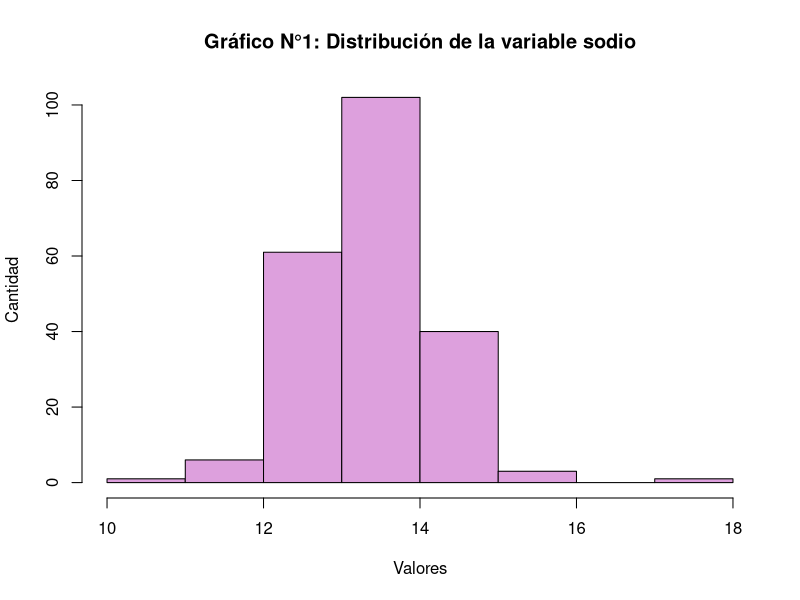
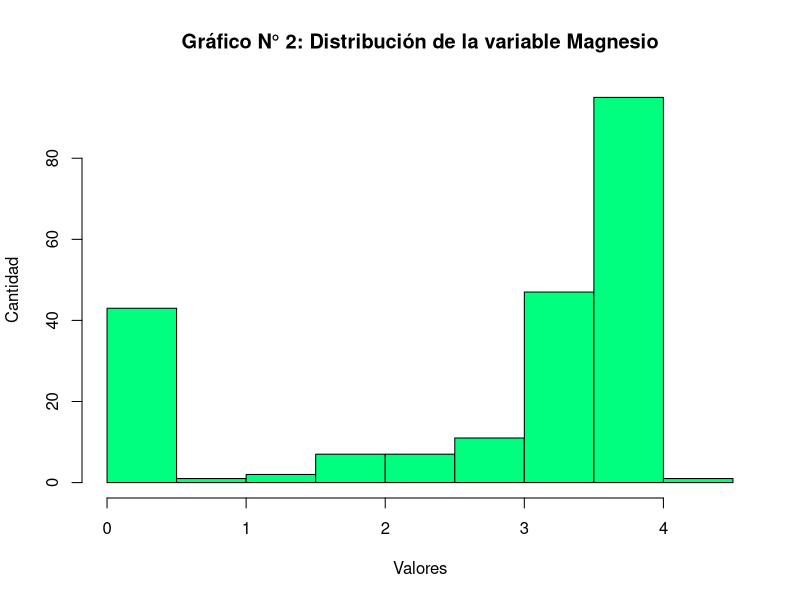
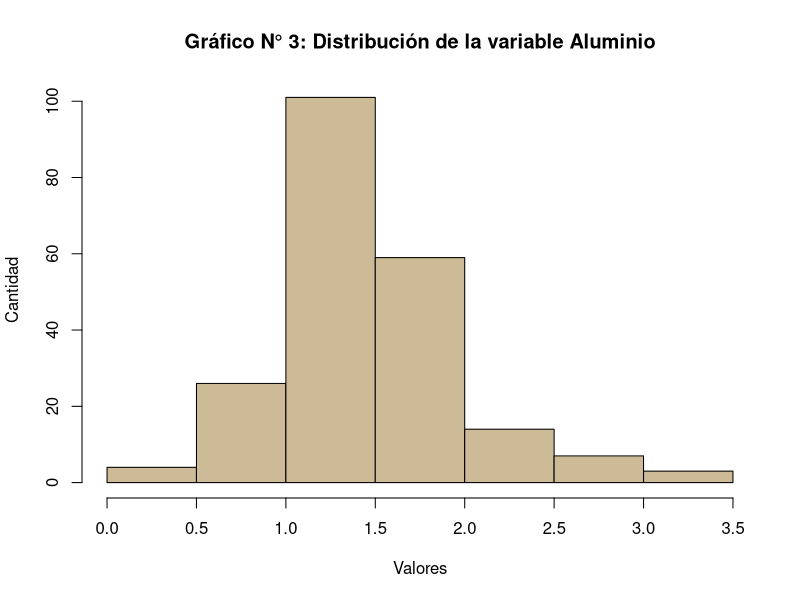
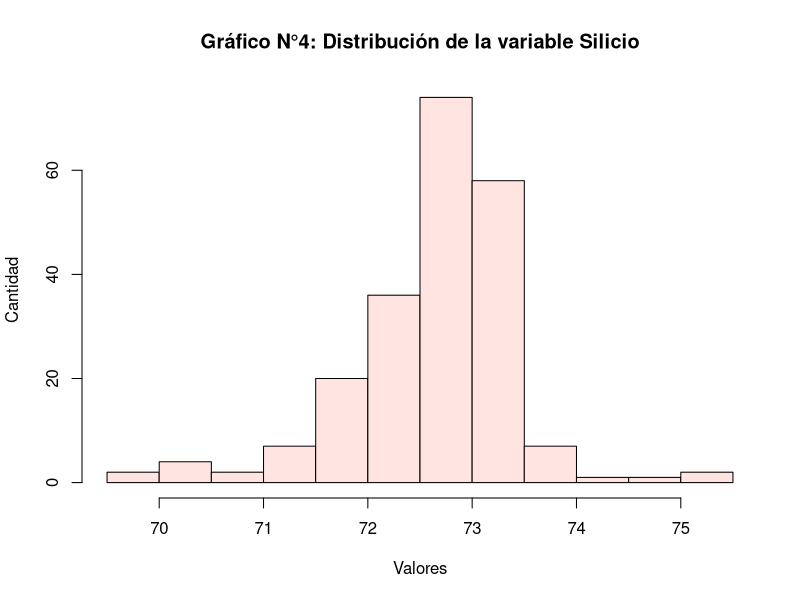
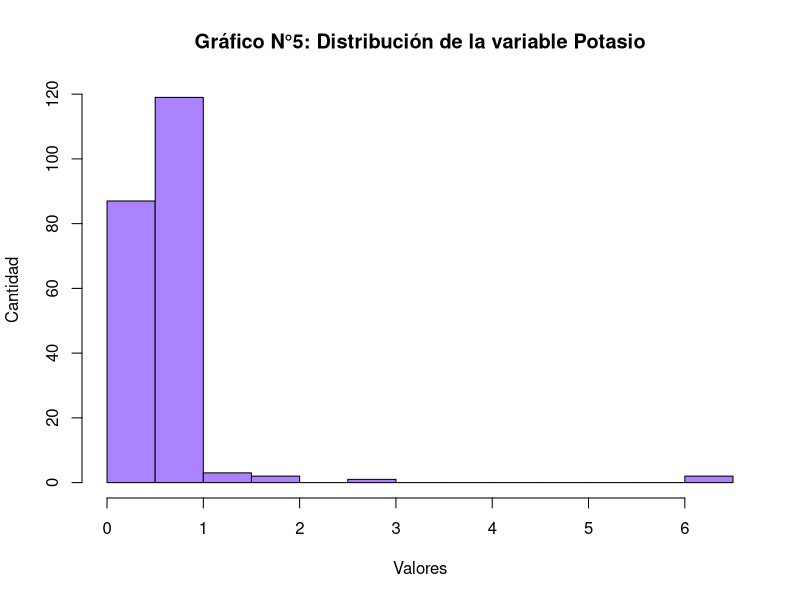
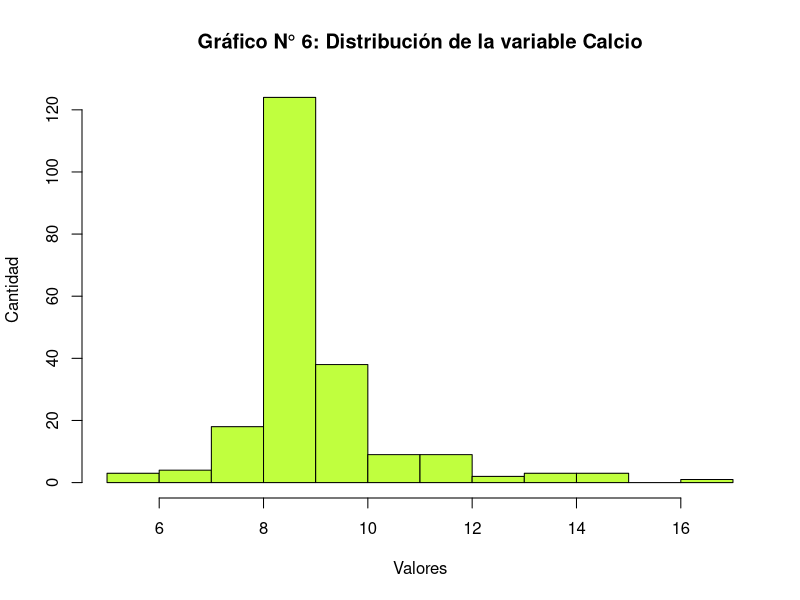

Here is the R script that generated these plots, in order:
# Análisis univariado a las variables de componentes químicos: Na, Mg, Al, Si, K, Ca, Ba, Fe 
# Paquetes utilizados
# install.packages("mlbench", "ggpubr")
library(mlbench)

# Cargamos la base de datos Glass en memoria.
data(Glass)

# Mostramos primeros 6 registros de la base de datos
head(Glass)

# RI    Na   Mg   Al    Si    K   Ca Ba   Fe Type
# 1 1.52101 13.64 4.49 1.10 71.78 0.06 8.75  0 0.00    1
# 2 1.51761 13.89 3.60 1.36 72.73 0.48 7.83  0 0.00    1
# 3 1.51618 13.53 3.55 1.54 72.99 0.39 7.78  0 0.00    1
# 4 1.51766 13.21 3.69 1.29 72.61 0.57 8.22  0 0.00    1
# 5 1.51742 13.27 3.62 1.24 73.08 0.55 8.07  0 0.00    1
# 6 1.51596 12.79 3.61 1.62 72.97 0.64 8.07  0 0.26    1

# Mostramos estructura de la base de datos.
str(Glass)

# Resumen de las variables del data frame
summary(Glass)

# Analizando la distribución de la variable Sodio

# Resumen de la variable Sodio
summary(Glass$Na)
# Min. 1st Qu.  Median    Mean 3rd Qu.    Max. 
# 10.73   12.91   13.30   13.41   13.82   17.38

# Visualizamos distribución de la variable sodio
hist(Glass$Na, breaks = "sturges",
     main = "Gráfico N°1: Distribución de la variable sodio",
     xlab = "Valores",
     ylab = "Cantidad",
     col="plum", 
     border="black"
)

# Analizando la distribución de la variable Magnesio

# Resumen de la variable magnesio
summary(Glass$Mg)
# Min. 1st Qu.  Median    Mean 3rd Qu.    Max. 
# 0.000   2.115   3.480   2.685   3.600   4.490 

# Visualizamos distribución de la variable Magnesio
hist(Glass$Mg, breaks = "sturges",
     main = "Gráfico N° 2: Distribución de la variable Magnesio",
     xlab = "Valores",
     ylab = "Cantidad",
     col="springgreen",
     border="black"
)

# Analizando la distribución de la variable aluminio

# Resumen de la variable aluminio
summary(Glass$Al)
# Min. 1st Qu.  Median    Mean 3rd Qu.    Max. 
# 0.290   1.190   1.360   1.445   1.630   3.500

# Visualizamos distribución de la variable aluminio
hist(Glass$Al, breaks = "sturges",
     main = "Gráfico N° 3: Distribución de la variable Aluminio",
     xlab = "Valores",
     ylab = "Cantidad",
     col="wheat3",
     border="black")

# Analizando la distribución de la variable Silicio

# Resumen de la variable Silicio
summary(Glass$Si)
# Min. 1st Qu.  Median    Mean 3rd Qu.    Max. 
# 69.81   72.28   72.79   72.65   73.09   75.41

# Visualizamos distribución de la variable silicio
hist(Glass$Si, breaks = "sturges",
     main = "Gráfico N°4: Distribución de la variable Silicio",
     xlab = "Valores",
     ylab = "Cantidad",
     col="mistyrose",
     border="black")

# Analizando la distribución de la variable Potasio

# Resumen de la variable Potasio
summary(Glass$K)
# Min. 1st Qu.  Median    Mean 3rd Qu.    Max. 
# 0.0000  0.1225  0.5550  0.4971  0.6100  6.2100

# Visualizamos distribución de la variable potasio
hist(Glass$K, breaks = "sturges",
     main = "Gráfico N°5: Distribución de la variable Potasio",
     xlab = "Valores",
     ylab = "Cantidad",
     col="mediumpurple1",
     border="black")

# Analizando la distribución de la variable Calcio

# Resumen de la variable Calcio
summary(Glass$Ca)
# Min. 1st Qu.  Median    Mean 3rd Qu.    Max. 
# 5.430   8.240   8.600   8.957   9.172  16.190

# Visualizamos distribución de la variable calcio
hist(Glass$Ca, breaks = "sturges",
     main = "Gráfico N° 6: Distribución de la variable Calcio",
     xlab = "Valores",
     ylab = "Cantidad",
     col="olivedrab1",
     border="black")
